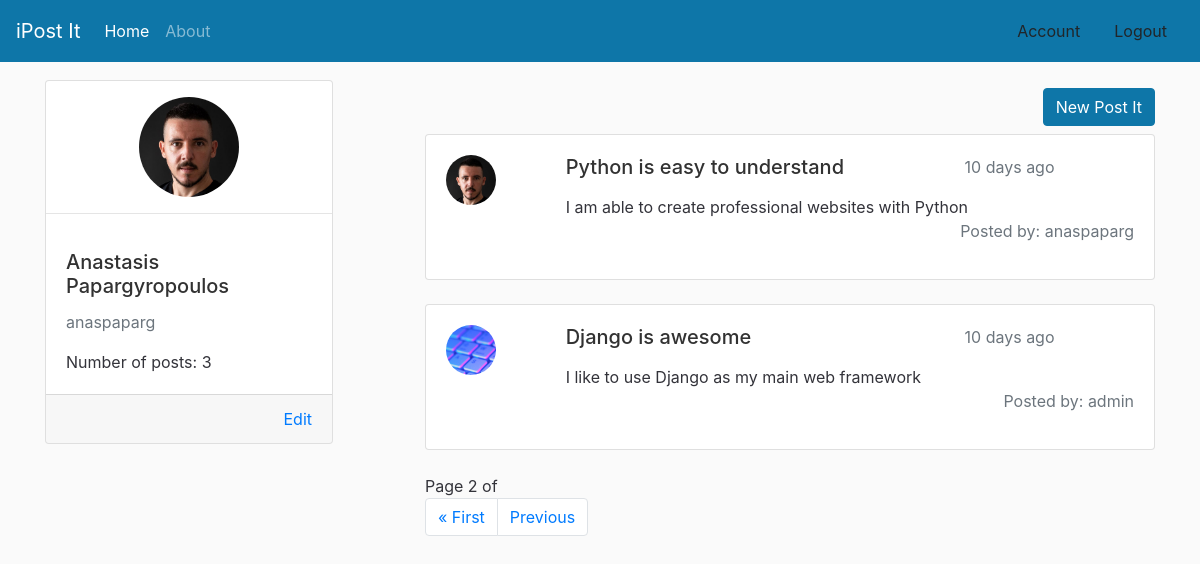
Page /?page=2 (signed in) on the committed database.
### users/models.py (models this page shows, shortened)
class UserImageExtension(models.Model):
    user = models.OneToOneField(User, on_delete=models.CASCADE)
    user_image = models.ImageField(upload_to='user-images')

### post/models.py (models this page shows, shortened)
class PostIt(models.Model):
    post_title = models.CharField(max_length=100)
    post_body = models.TextField(max_length=300)
    posted_date = models.DateTimeField(default=timezone.now)
    posted_by = models.ForeignKey(User, on_delete=models.CASCADE)
    def time_published(self):
        time_difference = timezone.now() - self.posted_date
        if time_difference.days == 0 and 0 <= time_difference.seconds < 60:
            seconds = time_difference.seconds
            if seconds == 1:
                return f'{str(seconds)} second ago'
            else:
                return f'{str(seconds)} seconds ago'
        if time_difference.days == 0 and 60 <= time_difference.seconds < 3600:
            minutes = math.floor(time_difference.seconds / 60)
            if minutes == 1:
                return f'{str(minutes)} minute ago'
            else:
                return f'{str(minutes)} minutes ago'
        if time_difference.days == 0 and 3600 <= time_difference.seconds < 86400:
            hours = math.floor(time_difference.seconds / 3600)
            if hours == 1:
                return f'{str(hours)} hour ago'
            else:
                return f'{str(hours)} hours ago'
        if 1 <= time_difference.days < 30:
            days = time_difference.days
            if days == 1:
                return f'{str(days)} day ago'
            else:
                return f'{str(days)} days ago'

### post/views.py (the view)
# urls.py: path("", views.home_page, name='post-home'),
@login_required()
def home_page(request):
    if request.method == 'POST':
        form = PostItForm(request.POST)
        form.instance.posted_by = request.user
        if form.is_valid():
            form.save()
            return redirect('post-home')
    else:
        form = PostItForm()
    number_of_posts = PostIt.objects.filter(posted_by=request.user.id)
    post_it_list = PostIt.objects.order_by('-posted_date')
    paginator = Paginator(post_it_list, 3)
    page_number = request.GET.get('page')
    page_obj = paginator.get_page(page_number)
    context = {
        'post_its': page_obj,
        'number_of_personal_posts': len(number_of_posts),
        'form': form
    }
    return render(request, 'post/home.html', context)

### post/templates/post/home.html (shortened to what this page needs)
{% extends "post/main.html" %}
{% load crispy_forms_tags %}
{% block content %}
<div class="container">
    <div class="row">
        <div class="col">
            <div class="card" style="width: 18rem;">
                <div class="d-flex justify-content-center mt-3">
                    {% if not user.userimageextension.user_image.url %}
                    <svg xmlns="http://www.w3.org/2000/svg" width="100" height="100" fill="currentColor"
                         class="bi bi-person"
                         viewBox="0 0 16 16">
                        <path d="M8 8a3 3 0 1 0 0-6 3 3 0 0 0 0 6zm2-3a2 2 0 1 1-4 0 2 2 0 0 1 4 0zm4 8c0 1-1 1-1 1H3s-1 0-1-1 1-4 6-4 6 3 6 4zm-1-.004c-.001-.246-.154-.986-.832-1.664C11.516 10.68 10.289 10 8 10c-2.29 0-3.516.68-4.168 1.332-.678.678-.83 1.418-.832 1.664h10z"/>
                    </svg>
                    {% else %}
                    <img class="rounded-circle"
                         src="{{user.userimageextension.user_image.url}}"
                         alt="user-image" width="100" height="100"
                         style="object-fit: cover;">
                    {% endif %}
                </div>
                <hr>
                <div class="card-body">
                    <h5 class="card-title">{{user.first_name}} {{user.last_name}}</h5>
                    <p class="text-muted">{{ user.username }}</p>
                    <p class="card-text">Number of posts: {{ number_of_personal_posts }}</p>
                </div>
                <div class="card-footer d-flex justify-content-end">
                    <a href="{% url 'post-account' %}" class="card-link">Edit</a>
                </div>
            </div>
        </div>
        <div class="col-8">
            <div class="mt-2 mb-2 d-flex justify-content-end">
                <button type="button" class="btn btn-primary" data-toggle="modal" data-target="#exampleModalCenter">
                    New Post It
                </button>
            </div>
            {% for post_it in post_its %}
            <div class="card mb-4">
                <div class="card-body">
                    <div>
                        <div class="row" style="cursor:pointer" onclick="singlePostit({{post_it.id}})">
                            <div class="col-2">
                                {% if not post_it.posted_by.userimageextension.user_image.url %}
                                <svg xmlns="http://www.w3.org/2000/svg" width="50" height="50" fill="currentColor"
                                     class="bi bi-person"
                                     viewBox="0 0 16 16">
                                    <path d="M8 8a3 3 0 1 0 0-6 3 3 0 0 0 0 6zm2-3a2 2 0 1 1-4 0 2 2 0 0 1 4 0zm4 8c0 1-1 1-1 1H3s-1 0-1-1 1-4 6-4 6 3 6 4zm-1-.004c-.001-.246-.154-.986-.832-1.664C11.516 10.68 10.289 10 8 10c-2.29 0-3.516.68-4.168 1.332-.678.678-.83 1.418-.832 1.664h10z"/>
                                </svg>
                                {% else %}
                                <img class="rounded-circle"
                                     src="{{post_it.posted_by.userimageextension.user_image.url}}"
                                     alt="User Image" width="50" height="50"
                                     style="object-fit: cover;">
                                {% endif %}
                            </div>
                            <div class="col-10">
                                <div class="row">
                                    <div class="col">
                                        <h5 class="card-title">{{post_it.post_title}}</h5>
                                    </div>
                                    <div class="col-4">
                                        <p class="text-muted">{{post_it.time_published}}</p>
                                    </div>
                                </div>
                                <p class="card-text">
                                    {{post_it.post_body}}
                                </p>
                            </div>
                        </div>
                        <div class="d-flex justify-content-end">
                            <p class="text-secondary">Posted by: {{post_it.posted_by}}</p>
                        </div>
                    </div>
                </div>
            </div>
            {% endfor %}
            <nav>
                <span class="current">
                    Page {{ post_its.number }} of {{ post_its.paginator.num_page }}
                </span>
                <ul class="pagination">
                    {% if post_its.has_previous %}
                    <li class="page-item">
                        <a class="page-link" href="?page=1">&laquo; First</a>
                    </li>
                    <li class="page-item">
                        <a class="page-link" href="?page={{ post_its.previous_page_number }}">Previous</a>
                    </li>
                    {% endif %}
                </ul>
            </nav>
        </div>
    </div>
</div>
{% endblock content %}

### post/static/post/css/base.css (style rules this page uses)
body { background: #fafafa; color: #33333a; margin-top: 5rem; }
h1, h2, h3, h4, h5, h6 { color: #323232; }

### rows in the picture
PostIt: posted_by.userimageextension.user_image (picture), post_title "Python is easy to understand", time_published "10 days ago", post_body "I am able to create professional websites with Python", posted_by "anaspaparg"
PostIt: posted_by.userimageextension.user_image (picture), post_title "Django is awesome", time_published "10 days ago", post_body "I like to use Django as my main web framework", posted_by "admin"

### other values in the picture
{{ user.first_name }} "Anastasis"
{{ user.last_name }} "Papargyropoulos"
{{ user.username }} "anaspaparg"
{{ number_of_personal_posts }} "3"
{{ post_its.number }} "2"
